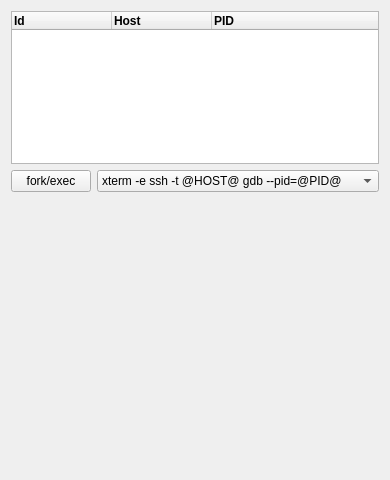
<?xml version="1.0" encoding="UTF-8"?>
<ui version="4.0">
 <class>pqProcessMonitorForm</class>
 <widget class="QWidget" name="pqProcessMonitorForm">
  <property name="geometry">
   <rect>
    <x>0</x>
    <y>0</y>
    <width>379</width>
    <height>480</height>
   </rect>
  </property>
  <property name="windowTitle">
   <string>Form</string>
  </property>
  <layout class="QVBoxLayout" name="verticalLayout">
   <item>
    <widget class="QTreeWidget" name="configView">
     <property name="sizePolicy">
      <sizepolicy hsizetype="MinimumExpanding" vsizetype="MinimumExpanding">
       <horstretch>0</horstretch>
       <verstretch>0</verstretch>
      </sizepolicy>
     </property>
     <property name="minimumSize">
      <size>
       <width>300</width>
       <height>150</height>
      </size>
     </property>
     <column>
      <property name="text">
       <string>Id</string>
      </property>
      <property name="font">
       <font>
        <weight>75</weight>
        <bold>true</bold>
        <underline>false</underline>
       </font>
      </property>
     </column>
     <column>
      <property name="text">
       <string>Host</string>
      </property>
      <property name="font">
       <font>
        <weight>75</weight>
        <bold>true</bold>
       </font>
      </property>
     </column>
     <column>
      <property name="text">
       <string>PID</string>
      </property>
      <property name="font">
       <font>
        <weight>75</weight>
        <bold>true</bold>
        <underline>false</underline>
       </font>
      </property>
     </column>
    </widget>
   </item>
   <item>
    <layout class="QHBoxLayout" name="horizontalLayout">
     <item>
      <widget class="QPushButton" name="execButton">
       <property name="text">
        <string>fork/exec</string>
       </property>
      </widget>
     </item>
     <item>
      <widget class="QComboBox" name="execCombo">
       <property name="sizePolicy">
        <sizepolicy hsizetype="Expanding" vsizetype="Fixed">
         <horstretch>0</horstretch>
         <verstretch>0</verstretch>
        </sizepolicy>
       </property>
       <item>
        <property name="text">
         <string>xterm -e ssh -t @HOST@ gdb --pid=@PID@</string>
        </property>
       </item>
       <item>
        <property name="text">
         <string>konsole -e ssh -t @HOST@ gdb --pid=@PID@</string>
        </property>
       </item>
       <item>
        <property name="text">
         <string>xterm -e ssh @HOST@ kill -TERM @PID@</string>
        </property>
       </item>
       <item>
        <property name="text">
         <string>xterm -e ssh @HOST@ kill -KILL @PID@</string>
        </property>
       </item>
      </widget>
     </item>
    </layout>
   </item>
   <item>
    <spacer name="verticalSpacer">
     <property name="orientation">
      <enum>Qt::Vertical</enum>
     </property>
     <property name="sizeHint" stdset="0">
      <size>
       <width>20</width>
       <height>315</height>
      </size>
     </property>
    </spacer>
   </item>
  </layout>
 </widget>
 <resources/>
 <connections/>
</ui>
